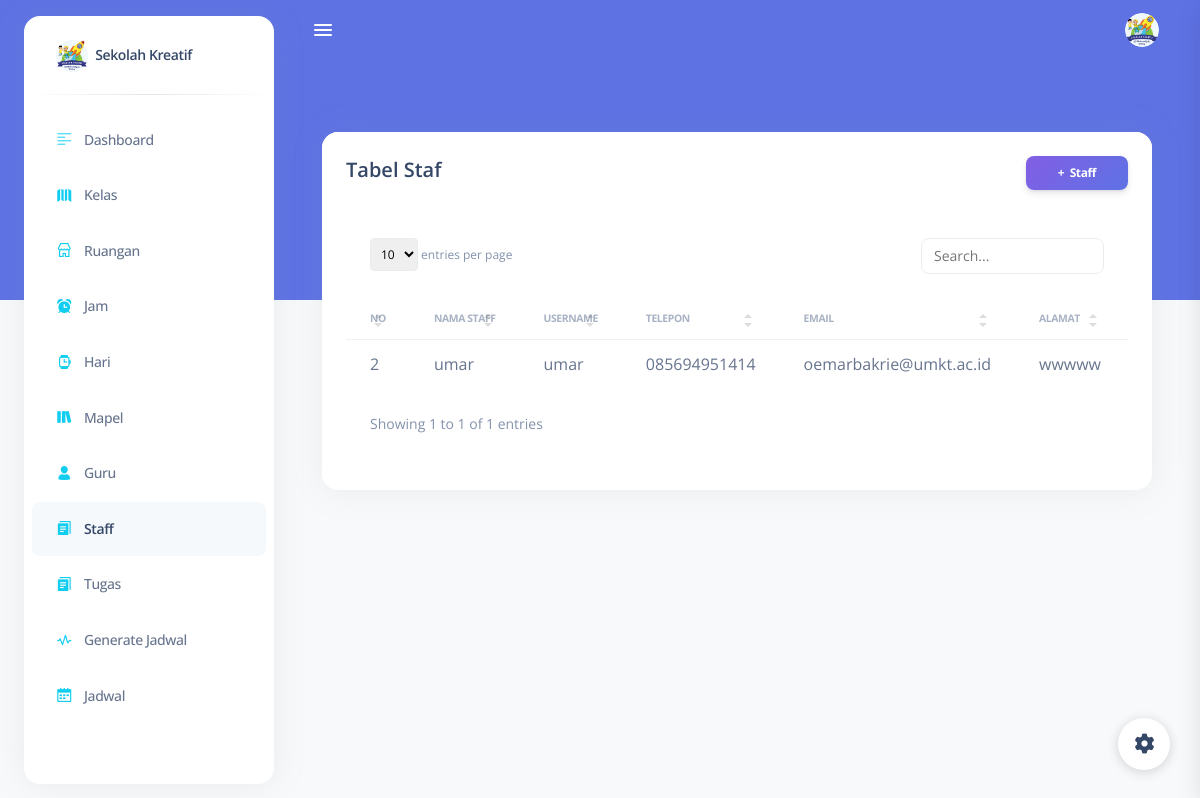
The page /staff/ (signed in) on the database its author committed.
### core/models.py (models this page shows)
class Staff(models.Model):
 nama = models.CharField(max_length=50)
 telepon = models.CharField(max_length=50)
 alamat = models.CharField(max_length=200)
 jenis_kelamin = models.CharField(max_length=1, choices=JENIS_KELAMIN)
 status = models.IntegerField(choices=STATUS, default=1)
 user = models.ForeignKey(User, on_delete=models.SET_NULL, null=True)

### core/decorators.py (the view)
        def wrapper_func(request, *args, **kwargs):
            group = None
            if request.user.groups.exists():
                group = request.user.groups.all()[0].name
            if group in allowed_roles:
                return view_func(request, *args, **kwargs)
            else:
                return render(request,'noacsess.html')

### core/templatetags/auth_extras.py (called while the page is built)
@register.filter(name='has_group')
def has_group(user, group_name):
    try:
        group = Group.objects.get(name=group_name)
    except Group.DoesNotExist:
        return False
    return True if group in user.groups.all() else False

### core/views.py (called while the page is built)
@login_required(login_url='login')
@allowed_users(allowed_roles=['Admin','Staff'])
def form_Staff(request):
  context = {'staff': Staff.objects.all()}
  return render(request, 'back/staff/form.html', context)

### templates/back/staff/form.html (shortened to what this page needs)
{% extends 'base.html' %}
{% load static %}
{% load auth_extras %}
{% block content %}
<main class="main-content position-relative border-radius-lg ">
  <div class="container-fluid py-4">
    <div class="row mt-4">
      <div class="col-12">
        <div class="card">
          <div class="card-header pb-0">
            <div class="d-lg-flex">
              <div>
                <h5 class="mb-0">Tabel Staf</h5>
              </div>
              <div class="ms-auto my-auto mt-lg-0 mt-4">
                <div class="ms-auto my-auto">
                  <a href="{% url 'create_Staff' %}" class="btn bg-gradient-primary btn-sm mb-0">+&nbsp;
                    Staff</a>
                </div>
              </div>
            </div>
          </div>
          <div class="card-body">
            <div class="table-responsive">
              <table class="table table-flush" id="datatable-search">
                <thead class="thead-light">
                  <tr>
                    <th>No</th>
                    <th>Nama Staff</th>
                    <th>Username</th>
                    <th>Telepon</th>
                    <th>Email</th>
                    <th>Alamat</th>
                    <th>JK</th>
                  </tr>
                </thead>
                <tbody>
                  {% for sf in staff %}
                  <tr>
                    <td>{{sf.id}}</td>
                    <td>{{sf.nama}}</td>
                    <td>{{sf.user.username}}</td>
                    <td>{{sf.telepon}}</td>
                    <td>{{sf.user.email}}</td>
                    <td>{{sf.alamat}}</td>
                    <td>
                    </td>
                  </tr>
                  {% endfor%}
                </tbody>
              </table>
            </div>
          </div>
        </div>
      </div>
    </div>
  </div>
</main>
{% endblock content %}

### rows shown on the page
Staff: id "2", nama "umar", user.username "umar", telepon "085694951414", user.email "oemarbakrie@umkt.ac.id", alamat "wwwww"
